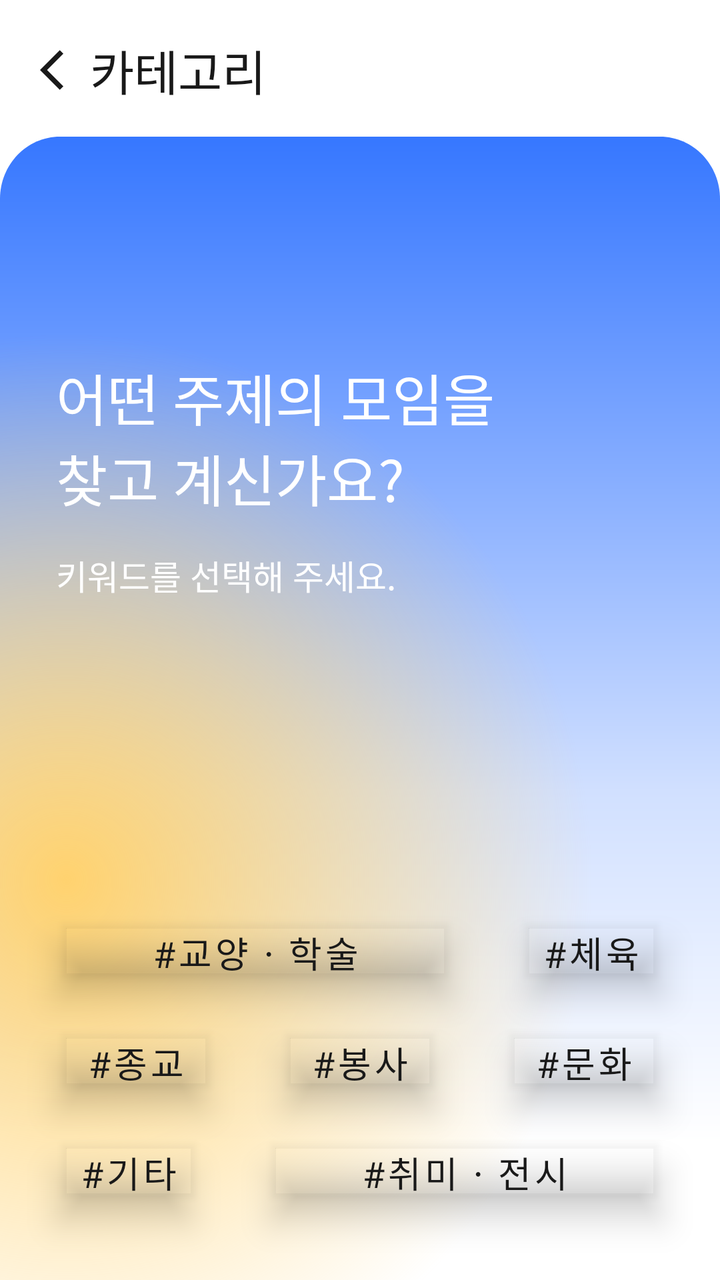
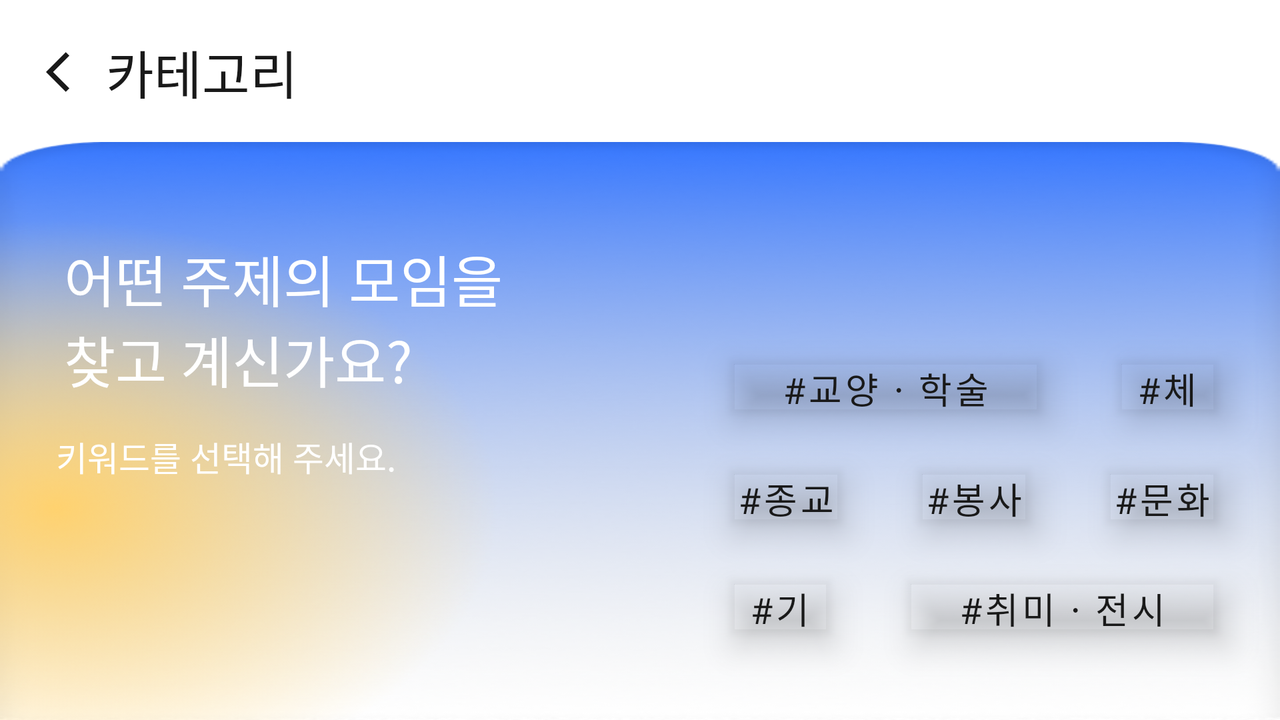

Two renders of one Android screen. The first uses the default layout on a phone; the second uses the alternative layout the repository ships for a different screen configuration, on a matching device. The two XML files are below.
<!-- AndroidManifest.xml: application theme Theme.INUClub -->
<!-- res/layout/activity_category.xml -->
<?xml version="1.0" encoding="utf-8"?>
<androidx.constraintlayout.widget.ConstraintLayout xmlns:android="http://schemas.android.com/apk/res/android"
    xmlns:app="http://schemas.android.com/apk/res-auto"
    xmlns:tools="http://schemas.android.com/tools"
    android:layout_width="match_parent"
    android:layout_height="match_parent"
    android:background="@color/white"
    tools:context=".CategoryActivity">

    <ImageButton
        android:id="@+id/btn_back"
        android:layout_width="30dp"
        android:layout_height="30dp"
        android:layout_marginStart="12dp"
        android:layout_marginTop="20dp"
        android:background="?selectableItemBackgroundBorderless"
        android:backgroundTint="#00FFFFFF"
        android:paddingRight="-10dp"
        app:layout_constraintStart_toStartOf="parent"
        app:layout_constraintTop_toTopOf="parent"
        app:srcCompat="@drawable/ic_arrow_back" />

    <TextView
        android:id="@+id/tv_top_title"
        android:layout_width="wrap_content"
        android:layout_height="wrap_content"
        android:fontFamily="@font/spoqahansansneo"
        android:paddingLeft="3dp"
        android:text="@string/top_title_category"
        android:textColor="@color/font_color_black"
        android:textSize="24sp"
        app:layout_constraintBottom_toBottomOf="@+id/btn_back"
        app:layout_constraintStart_toEndOf="@+id/btn_back"
        app:layout_constraintTop_toTopOf="@+id/btn_back"
        app:layout_constraintVertical_bias="0.571" />

    <androidx.constraintlayout.widget.ConstraintLayout
        android:layout_width="0dp"
        android:layout_height="0dp"
        android:layout_marginTop="16dp"
        android:background="@drawable/view_category_background"
        app:layout_constraintBottom_toBottomOf="parent"
        app:layout_constraintEnd_toEndOf="parent"
        app:layout_constraintStart_toStartOf="parent"
        app:layout_constraintTop_toBottomOf="@+id/tv_top_title">

        <TextView
            android:id="@+id/tv_description"
            android:layout_width="wrap_content"
            android:layout_height="wrap_content"
            android:layout_marginStart="28dp"
            android:layout_marginTop="110dp"
            android:fontFamily="@font/spoqahansansneo"
            android:text="@string/center_description"
            android:textColor="@color/font_color_white"
            android:textSize="28sp"
            app:layout_constraintStart_toStartOf="parent"
            app:layout_constraintTop_toTopOf="parent" />

        <TextView
            android:id="@+id/tv_sub_description"
            android:layout_width="wrap_content"
            android:layout_height="wrap_content"
            android:layout_marginStart="28dp"
            android:layout_marginTop="16dp"
            android:fontFamily="@font/spoqahansansneo_regular"
            android:text="@string/sub_description"
            android:textColor="@color/font_color_white"
            android:textSize="17sp"
            app:layout_constraintStart_toStartOf="parent"
            app:layout_constraintTop_toBottomOf="@+id/tv_description" />

        <Button
            android:id="@+id/btn_academic"
            android:layout_width="0dp"
            android:layout_height="45dp"
            android:layout_marginStart="16dp"
            android:layout_marginEnd="8dp"
            android:background="@drawable/view_round_coner"
            android:elevation="10dp"
            android:gravity="center"
            android:fontFamily="@font/spoqahansansneo_regular"
            android:outlineProvider="paddedBounds"
            android:stateListAnimator="@null"
            android:text="@string/academic"
            android:textColor="@color/font_color_black"
            android:textSize="18sp"
            app:backgroundTint="@color/font_color_white"
            app:layout_constraintEnd_toStartOf="@+id/btn_exercise"
            app:layout_constraintHorizontal_bias="0.5"
            app:layout_constraintHorizontal_weight="3"
            app:layout_constraintStart_toStartOf="parent"
            app:layout_constraintTop_toTopOf="@+id/btn_exercise" />

        <Button
            android:id="@+id/btn_exercise"
            android:layout_width="0dp"
            android:layout_height="45dp"
            android:layout_marginEnd="16dp"
            android:layout_marginBottom="10dp"
            android:background="@drawable/view_round_coner"
            android:elevation="10dp"
            android:gravity="center"
            android:fontFamily="@font/spoqahansansneo_regular"
            android:outlineProvider="paddedBounds"
            android:stateListAnimator="@null"
            android:text="@string/exercise"
            android:textColor="@color/font_color_black"
            android:textSize="18sp"
            app:backgroundTint="@color/font_color_white"
            app:layout_constraintBottom_toTopOf="@+id/btn_culture"
            app:layout_constraintEnd_toEndOf="parent"
            app:layout_constraintHorizontal_bias="0.5"
            app:layout_constraintHorizontal_weight="1.3"
            app:layout_constraintStart_toEndOf="@+id/btn_academic" />

        <Button
            android:id="@+id/btn_religion"
            android:layout_width="0dp"
            android:layout_height="45dp"
            android:layout_marginStart="16dp"
            android:layout_marginEnd="8dp"
            android:layout_marginBottom="10dp"
            android:background="@drawable/view_round_coner"
            android:elevation="10dp"
            android:gravity="center"
            android:fontFamily="@font/spoqahansansneo_regular"
            android:outlineProvider="paddedBounds"
            android:stateListAnimator="@null"
            android:text="@string/religion"
            android:textColor="@color/font_color_black"
            android:textSize="18sp"
            app:backgroundTint="@color/font_color_white"
            app:layout_constraintBottom_toTopOf="@+id/btn_etc"
            app:layout_constraintEnd_toStartOf="@+id/btn_service"
            app:layout_constraintHorizontal_bias="0.5"
            app:layout_constraintStart_toStartOf="parent" />

        <Button
            android:id="@+id/btn_culture"
            android:layout_width="0dp"
            android:layout_height="45dp"
            android:layout_marginEnd="16dp"
            android:layout_marginBottom="10dp"
            android:background="@drawable/view_round_coner"
            android:elevation="10dp"
            android:gravity="center"
            android:fontFamily="@font/spoqahansansneo_regular"
            android:outlineProvider="paddedBounds"
            android:stateListAnimator="@null"
            android:text="@string/culture"
            android:textColor="@color/font_color_black"
            android:textSize="18sp"
            app:backgroundTint="@color/font_color_white"
            app:layout_constraintBottom_toTopOf="@+id/btn_hobby_exhibition"
            app:layout_constraintEnd_toEndOf="parent"
            app:layout_constraintHorizontal_bias="0.5"
            app:layout_constraintStart_toEndOf="@+id/btn_service" />

        <Button
            android:id="@+id/btn_service"
            android:layout_width="0dp"
            android:layout_height="45dp"
            android:layout_marginEnd="8dp"
            android:background="@drawable/view_round_coner"
            android:elevation="10dp"
            android:gravity="center"
            android:fontFamily="@font/spoqahansansneo_regular"
            android:outlineProvider="paddedBounds"
            android:stateListAnimator="@null"
            android:text="@string/service"
            android:textColor="@color/font_color_black"
            android:textSize="18sp"
            app:backgroundTint="@color/font_color_white"
            app:layout_constraintEnd_toStartOf="@+id/btn_culture"
            app:layout_constraintHorizontal_bias="0.5"
            app:layout_constraintStart_toEndOf="@+id/btn_religion"
            app:layout_constraintTop_toTopOf="@+id/btn_religion" />

        <Button
            android:id="@+id/btn_hobby_exhibition"
            android:layout_width="0dp"
            android:layout_height="45dp"
            android:layout_marginEnd="16dp"
            android:layout_marginBottom="32dp"
            android:background="@drawable/view_round_coner"
            android:elevation="10dp"
            android:gravity="center"
            android:fontFamily="@font/spoqahansansneo_regular"
            android:outlineProvider="paddedBounds"
            android:stateListAnimator="@null"
            android:text="@string/hobby_exhibition"
            android:textColor="@color/font_color_black"
            android:textSize="18sp"
            app:backgroundTint="@color/font_color_white"
            app:layout_constraintBottom_toBottomOf="parent"
            app:layout_constraintEnd_toEndOf="parent"
            app:layout_constraintHorizontal_bias="0.5"
            app:layout_constraintHorizontal_weight="3"
            app:layout_constraintStart_toEndOf="@+id/btn_etc" />

        <Button
            android:id="@+id/btn_etc"
            android:layout_width="0dp"
            android:layout_height="45dp"
            android:layout_marginStart="16dp"
            android:layout_marginEnd="8dp"
            android:background="@drawable/view_round_coner"
            android:elevation="10dp"
            android:gravity="center"
            android:fontFamily="@font/spoqahansansneo_regular"
            android:outlineProvider="paddedBounds"
            android:stateListAnimator="@null"
            android:text="@string/etc"
            android:textColor="@color/font_color_black"
            android:textSize="18sp"
            app:backgroundTint="@color/font_color_white"
            app:layout_constraintEnd_toStartOf="@+id/btn_hobby_exhibition"
            app:layout_constraintHorizontal_bias="0.5"
            app:layout_constraintHorizontal_weight="1.3"
            app:layout_constraintStart_toStartOf="parent"
            app:layout_constraintTop_toTopOf="@+id/btn_hobby_exhibition" />

    </androidx.constraintlayout.widget.ConstraintLayout>


</androidx.constraintlayout.widget.ConstraintLayout>
<!-- resources referenced by this layout -->
<resources>
  <color name="font_color_black">#191919</color>
  <color name="font_color_white">#FFFFFF</color>
  <color name="white">#FFFFFFFF</color>
  <!-- drawable ic_arrow_back (drawable) -->
  <vector xmlns:android="http://schemas.android.com/apk/res/android"
      android:width="24dp"
      android:height="24dp"
      android:viewportWidth="24"
      android:viewportHeight="24"
      android:tint="@color/line_color_black">
    <path
        android:fillColor="@android:color/white"
        android:pathData="M11.67,3.87L9.9,2.1 0,12l9.9,9.9 1.77,-1.77L3.54,12z"/>
  </vector>
  <string name="academic">#교양ㆍ학술</string>
  <string name="center_description">어떤 주제의 모임을 \n찾고 계신가요?</string>
  <string name="culture">#문화</string>
  <string name="etc">#기타</string>
  <string name="exercise">#체육</string>
  <string name="hobby_exhibition">#취미ㆍ전시</string>
  <string name="religion">#종교</string>
  <string name="service">#봉사</string>
  <string name="sub_description">키워드를 선택해 주세요.</string>
  <string name="top_title_category">카테고리</string>
  <style name="Theme.INUClub" parent="Theme.MaterialComponents.DayNight.DarkActionBar">
          
          <item name="colorPrimary">@color/white</item>
          <item name="colorPrimaryVariant">@color/brand_color_yellow</item>
          <item name="colorOnPrimary">@color/white</item>
          
          <item name="colorSecondary">@color/teal_200</item>
          <item name="colorSecondaryVariant">@color/teal_700</item>
          <item name="colorOnSecondary">@color/black</item>
          
          <item name="android:statusBarColor" tools:targetApi="l">@color/white</item>
          <item name="android:windowLightStatusBar">true</item>
          
          <item name="windowActionBar">false</item>
          <item name="windowNoTitle">true</item>
  
          <item name="alertDialogTheme">@style/AlertDialogTheme</item>
      </style>
  <color name="line_color_black">#191919</color>
  <color name="teal_200">#191919</color>
  <color name="teal_700">#FF018786</color>
  <color name="black">#FF000000</color>
  <style name="AlertDialogTheme" parent="ThemeOverlay.MaterialComponents.Dialog.Alert">
          <item name="buttonBarNegativeButtonStyle">@style/NegativeButtonStyle</item>
          <item name="buttonBarPositiveButtonStyle">@style/PositiveButtonStyle</item>
          <item name="fontFamily">@font/spoqahansansneo_regular</item>
      </style>
  <style name="NegativeButtonStyle" parent="Widget.MaterialComponents.Button.TextButton.Dialog">
          <item name="android:textColor">@color/font_color_black</item>
      </style>
  <style name="PositiveButtonStyle" parent="Widget.MaterialComponents.Button.TextButton.Dialog">
          <item name="android:textColor">@color/font_color_black</item>
          <item name="fontFamily">@font/spoqahansansneo_regular</item>
      </style>
  <!-- some entries are left out for length -->
</resources>
<!-- res/layout-land/activity_category.xml (the repository's variant of the layout above) -->
<!-- drawn on the phone turned sideways -->
<?xml version="1.0" encoding="utf-8"?>
<androidx.constraintlayout.widget.ConstraintLayout xmlns:android="http://schemas.android.com/apk/res/android"
    xmlns:app="http://schemas.android.com/apk/res-auto"
    xmlns:tools="http://schemas.android.com/tools"
    android:layout_width="match_parent"
    android:layout_height="match_parent"
    android:background="@color/white"
    tools:context=".CategoryActivity">

    <ImageButton
        android:id="@+id/btn_back"
        android:layout_width="40dp"
        android:layout_height="40dp"
        android:layout_marginStart="10dp"
        android:layout_marginTop="16dp"
        android:background="?selectableItemBackgroundBorderless"
        android:backgroundTint="#00FFFFFF"
        android:paddingRight="-10dp"
        app:layout_constraintStart_toStartOf="parent"
        app:layout_constraintTop_toTopOf="parent"
        app:srcCompat="@drawable/ic_arrow_back" />

    <TextView
        android:id="@+id/tv_top_title"
        android:layout_width="wrap_content"
        android:layout_height="wrap_content"
        android:fontFamily="@font/spoqahansansneo"
        android:paddingLeft="3dp"
        android:text="@string/top_title_category"
        android:textColor="@color/font_color_black"
        android:textSize="26sp"
        app:layout_constraintBottom_toBottomOf="@+id/btn_back"
        app:layout_constraintStart_toEndOf="@+id/btn_back"
        app:layout_constraintTop_toTopOf="@+id/btn_back" />

    <androidx.constraintlayout.widget.ConstraintLayout
        android:layout_width="0dp"
        android:layout_height="0dp"
        android:layout_marginTop="16dp"
        android:background="@drawable/category_background_land"
        app:layout_constraintBottom_toBottomOf="parent"
        app:layout_constraintEnd_toEndOf="parent"
        app:layout_constraintHorizontal_bias="0.0"
        app:layout_constraintStart_toStartOf="parent"
        app:layout_constraintTop_toBottomOf="@+id/tv_top_title"
        app:layout_constraintVertical_bias="1.0">

        <TextView
            android:id="@+id/tv_description"
            android:layout_width="wrap_content"
            android:layout_height="wrap_content"
            android:layout_marginStart="32dp"
            android:layout_marginTop="48dp"
            android:fontFamily="@font/spoqahansansneo"
            android:text="@string/center_description"
            android:textColor="@color/font_color_white"
            android:textSize="28sp"
            app:layout_constraintStart_toStartOf="parent"
            app:layout_constraintTop_toTopOf="parent" />

        <TextView
            android:id="@+id/tv_sub_description"
            android:layout_width="wrap_content"
            android:layout_height="wrap_content"
            android:layout_marginStart="28dp"
            android:layout_marginTop="16dp"
            android:fontFamily="@font/spoqahansansneo_regular"
            android:text="@string/sub_description"
            android:textColor="@color/font_color_white"
            android:textSize="17sp"
            app:layout_constraintStart_toStartOf="parent"
            app:layout_constraintTop_toBottomOf="@+id/tv_description" />

        <Button
            android:id="@+id/btn_academic"
            android:layout_width="0dp"
            android:layout_height="45dp"
            android:layout_marginStart="350dp"
            android:layout_marginEnd="8dp"
            android:background="@drawable/view_round_coner"
            android:elevation="10dp"
            android:fontFamily="@font/spoqahansansneo_regular"
            android:outlineProvider="paddedBounds"
            android:stateListAnimator="@null"
            android:text="@string/academic"
            android:textColor="@color/font_color_black"
            android:textSize="18sp"
            app:backgroundTint="@color/font_color_white"
            app:layout_constraintEnd_toStartOf="@+id/btn_exercise"
            app:layout_constraintHorizontal_bias="0.5"
            app:layout_constraintHorizontal_weight="3"
            app:layout_constraintStart_toStartOf="parent"
            app:layout_constraintTop_toTopOf="@+id/btn_exercise" />

        <Button
            android:id="@+id/btn_exercise"
            android:layout_width="0dp"
            android:layout_height="45dp"
            android:layout_marginEnd="16dp"
            android:layout_marginBottom="10dp"
            android:background="@drawable/view_round_coner"
            android:elevation="10dp"
            android:fontFamily="@font/spoqahansansneo_regular"
            android:outlineProvider="paddedBounds"
            android:stateListAnimator="@null"
            android:text="@string/exercise"
            android:textColor="@color/font_color_black"
            android:textSize="18sp"
            app:backgroundTint="@color/font_color_white"
            app:layout_constraintBottom_toTopOf="@+id/btn_culture"
            app:layout_constraintEnd_toEndOf="parent"
            app:layout_constraintHorizontal_bias="0.5"
            app:layout_constraintHorizontal_weight="1.3"
            app:layout_constraintStart_toEndOf="@+id/btn_academic" />

        <Button
            android:id="@+id/btn_religion"
            android:layout_width="0dp"
            android:layout_height="45dp"
            android:layout_marginStart="350dp"
            android:layout_marginEnd="8dp"
            android:layout_marginBottom="10dp"
            android:background="@drawable/view_round_coner"
            android:elevation="10dp"
            android:fontFamily="@font/spoqahansansneo_regular"
            android:outlineProvider="paddedBounds"
            android:stateListAnimator="@null"
            android:text="@string/religion"
            android:textColor="@color/font_color_black"
            android:textSize="18sp"
            app:backgroundTint="@color/font_color_white"
            app:layout_constraintBottom_toTopOf="@+id/btn_etc"
            app:layout_constraintEnd_toStartOf="@+id/btn_service"
            app:layout_constraintHorizontal_bias="0.5"
            app:layout_constraintStart_toStartOf="parent" />

        <Button
            android:id="@+id/btn_culture"
            android:layout_width="0dp"
            android:layout_height="45dp"
            android:layout_marginEnd="16dp"
            android:layout_marginBottom="10dp"
            android:background="@drawable/view_round_coner"
            android:elevation="10dp"
            android:fontFamily="@font/spoqahansansneo_regular"
            android:outlineProvider="paddedBounds"
            android:stateListAnimator="@null"
            android:text="@string/culture"
            android:textColor="@color/font_color_black"
            android:textSize="18sp"
            app:backgroundTint="@color/font_color_white"
            app:layout_constraintBottom_toTopOf="@+id/btn_hobby_exhibition"
            app:layout_constraintEnd_toEndOf="parent"
            app:layout_constraintHorizontal_bias="0.5"
            app:layout_constraintStart_toEndOf="@+id/btn_service" />

        <Button
            android:id="@+id/btn_service"
            android:layout_width="0dp"
            android:layout_height="45dp"
            android:layout_marginEnd="8dp"
            android:background="@drawable/view_round_coner"
            android:elevation="10dp"
            android:fontFamily="@font/spoqahansansneo_regular"
            android:outlineProvider="paddedBounds"
            android:stateListAnimator="@null"
            android:text="@string/service"
            android:textColor="@color/font_color_black"
            android:textSize="18sp"
            app:backgroundTint="@color/font_color_white"
            app:layout_constraintEnd_toStartOf="@+id/btn_culture"
            app:layout_constraintHorizontal_bias="0.5"
            app:layout_constraintStart_toEndOf="@+id/btn_religion"
            app:layout_constraintTop_toTopOf="@+id/btn_religion" />

        <Button
            android:id="@+id/btn_hobby_exhibition"
            android:layout_width="0dp"
            android:layout_height="45dp"
            android:layout_marginEnd="16dp"
            android:background="@drawable/view_round_coner"
            android:elevation="10dp"
            android:fontFamily="@font/spoqahansansneo_regular"
            android:outlineProvider="paddedBounds"
            android:stateListAnimator="@null"
            android:text="@string/hobby_exhibition"
            android:textColor="@color/font_color_black"
            android:textSize="18sp"
            app:backgroundTint="@color/font_color_white"
            app:layout_constraintBottom_toBottomOf="parent"
            app:layout_constraintEnd_toEndOf="parent"
            app:layout_constraintHorizontal_bias="0.5"
            app:layout_constraintHorizontal_weight="3"
            app:layout_constraintStart_toEndOf="@+id/btn_etc"
            app:layout_constraintTop_toTopOf="parent"
            app:layout_constraintVertical_bias="0.86" />

        <Button
            android:id="@+id/btn_etc"
            android:layout_width="0dp"
            android:layout_height="45dp"
            android:layout_marginStart="350dp"
            android:layout_marginEnd="8dp"
            android:background="@drawable/view_round_coner"
            android:elevation="10dp"
            android:fontFamily="@font/spoqahansansneo_regular"
            android:outlineProvider="paddedBounds"
            android:stateListAnimator="@null"
            android:text="@string/etc"
            android:textColor="@color/font_color_black"
            android:textSize="18sp"
            app:backgroundTint="@color/font_color_white"
            app:layout_constraintEnd_toStartOf="@+id/btn_hobby_exhibition"
            app:layout_constraintHorizontal_bias="0.5"
            app:layout_constraintHorizontal_weight="1.3"
            app:layout_constraintStart_toStartOf="parent"
            app:layout_constraintTop_toTopOf="@+id/btn_hobby_exhibition" />

    </androidx.constraintlayout.widget.ConstraintLayout>


</androidx.constraintlayout.widget.ConstraintLayout>
<!-- resources referenced by the variant -->
<!-- as the phone turned sideways resolves them -->
<resources>
  <color name="font_color_black">#191919</color>
  <color name="font_color_white">#FFFFFF</color>
  <color name="white">#FFFFFFFF</color>
  <!-- drawable category_background_land (drawable) -->
  <?xml version="1.0" encoding="utf-8"?>
  <layer-list xmlns:android="http://schemas.android.com/apk/res/android">
  
      <item android:drawable="@drawable/top_gradation" />
  
      <item android:drawable="@drawable/left_gradation"
          android:gravity="bottom|left"
          android:top="450dp"
          android:width="250dp"
          android:height="250dp"
          />
  
  </layer-list>
  <!-- drawable ic_arrow_back (drawable) -->
  <vector xmlns:android="http://schemas.android.com/apk/res/android"
      android:width="24dp"
      android:height="24dp"
      android:viewportWidth="24"
      android:viewportHeight="24"
      android:tint="@color/line_color_black">
    <path
        android:fillColor="@android:color/white"
        android:pathData="M11.67,3.87L9.9,2.1 0,12l9.9,9.9 1.77,-1.77L3.54,12z"/>
  </vector>
  <string name="academic">#교양ㆍ학술</string>
  <string name="center_description">어떤 주제의 모임을 \n찾고 계신가요?</string>
  <string name="culture">#문화</string>
  <string name="etc">#기타</string>
  <string name="exercise">#체육</string>
  <string name="hobby_exhibition">#취미ㆍ전시</string>
  <string name="religion">#종교</string>
  <string name="service">#봉사</string>
  <string name="sub_description">키워드를 선택해 주세요.</string>
  <string name="top_title_category">카테고리</string>
  <style name="Theme.INUClub" parent="Theme.MaterialComponents.DayNight.DarkActionBar">
          
          <item name="colorPrimary">@color/white</item>
          <item name="colorPrimaryVariant">@color/brand_color_yellow</item>
          <item name="colorOnPrimary">@color/white</item>
          
          <item name="colorSecondary">@color/teal_200</item>
          <item name="colorSecondaryVariant">@color/teal_700</item>
          <item name="colorOnSecondary">@color/black</item>
          
          <item name="android:statusBarColor" tools:targetApi="l">@color/white</item>
          <item name="android:windowLightStatusBar">true</item>
          
          <item name="windowActionBar">false</item>
          <item name="windowNoTitle">true</item>
  
          <item name="alertDialogTheme">@style/AlertDialogTheme</item>
      </style>
  <!-- drawable top_gradation: png bitmap (drawable, 175524 bytes) -->
  <!-- drawable left_gradation: png bitmap (drawable, 136955 bytes) -->
  <color name="line_color_black">#191919</color>
  <color name="teal_200">#191919</color>
  <color name="teal_700">#FF018786</color>
  <color name="black">#FF000000</color>
  <style name="AlertDialogTheme" parent="ThemeOverlay.MaterialComponents.Dialog.Alert">
          <item name="buttonBarNegativeButtonStyle">@style/NegativeButtonStyle</item>
          <item name="buttonBarPositiveButtonStyle">@style/PositiveButtonStyle</item>
          <item name="fontFamily">@font/spoqahansansneo_regular</item>
      </style>
  <style name="NegativeButtonStyle" parent="Widget.MaterialComponents.Button.TextButton.Dialog">
          <item name="android:textColor">@color/font_color_black</item>
      </style>
  <style name="PositiveButtonStyle" parent="Widget.MaterialComponents.Button.TextButton.Dialog">
          <item name="android:textColor">@color/font_color_black</item>
          <item name="fontFamily">@font/spoqahansansneo_regular</item>
      </style>
</resources>
